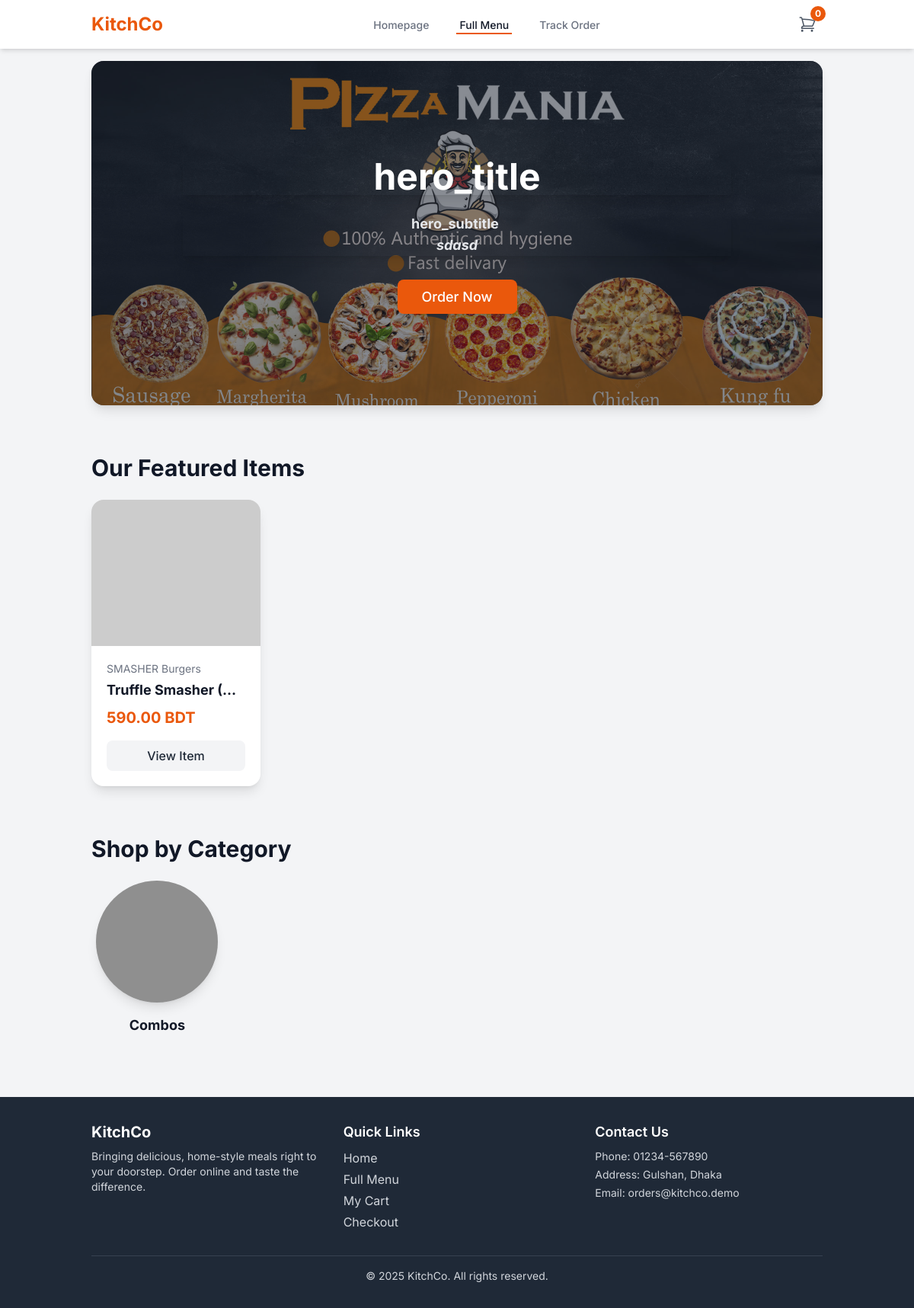
The page / on the database its author committed.
### tables this page shows
CREATE TABLE IF NOT EXISTS `menu_items` (
  `id` int NOT NULL AUTO_INCREMENT,
  `category_id` int NOT NULL,
  `name` varchar(150) NOT NULL,
  `description` text,
  `price` decimal(10,2) NOT NULL,
  `image` varchar(255) DEFAULT NULL,
  `is_available` tinyint(1) NOT NULL DEFAULT '1',
  `is_featured` tinyint(1) NOT NULL DEFAULT '0',
  PRIMARY KEY (`id`),
  KEY `category_id` (`category_id`)
);

CREATE TABLE IF NOT EXISTS `categories` (
  `id` int NOT NULL AUTO_INCREMENT,
  `name` varchar(100) NOT NULL,
  `description` text,
  `image` varchar(255) DEFAULT NULL,
  `is_visible` tinyint(1) NOT NULL DEFAULT '1',
  PRIMARY KEY (`id`)
);

### config.php (called while the page is built, shortened)
<?php
$db = new mysqli(DB_HOST, DB_USER, DB_PASS, DB_NAME);
$db->set_charset("utf8mb4");
$settings = [];
$settings_query = $db->query("SELECT setting_key, setting_value FROM site_settings");
if ($settings_query) {
    while ($row = $settings_query->fetch_assoc()) {
        $settings[$row['setting_key']] = $row['setting_value'];
    }
} else {
    die("Error: Could not load site settings from database.");
}
function e($data) {
    return htmlspecialchars($data, ENT_QUOTES, 'UTF-8');
}
?>

### index.php (the view, shortened to what this page needs)
<?php
require_once('includes/header.php');
$featured_items = [];
$sql_featured = "SELECT m.id, m.name, m.price, m.image, c.name as category_name
                 FROM menu_items m
                 JOIN categories c ON m.category_id = c.id
                 WHERE m.is_available = 1 AND m.is_featured = 1
                 ORDER BY m.name ASC
                 LIMIT 8";
$result_featured = $db->query($sql_featured);
if ($result_featured) {
    while ($row = $result_featured->fetch_assoc()) {
        $featured_items[] = $row;
    }
}
$homepage_categories = [];
$sql_categories = "SELECT c.id, c.name, c.image, c.description
                   FROM homepage_sections hs
                   JOIN categories c ON hs.category_id = c.id
                   WHERE hs.is_visible = 1 AND c.is_visible = 1
                   ORDER BY hs.display_order ASC";
$result_categories = $db->query($sql_categories);
if ($result_categories) {
    while ($row = $result_categories->fetch_assoc()) {
        $homepage_categories[] = $row;
    }
}
?>
<section class="relative bg-gray-900 rounded-2xl shadow-lg overflow-hidden -mt-4">
    <img src="<?php echo e(BASE_URL . ($settings['hero_image_url'] ?? 'https://placehold.co/1600x600/333333/aaaaaa?text=KitchCo+Banner')); ?>"
         alt="KitchCo food banner"
         class="absolute inset-0 w-full h-full object-cover opacity-50"
         onerror="this.src='https://placehold.co/1600x600/333333/aaaaaa?text=KitchCo+Banner'">
    <div class="relative max-w-3xl mx-auto text-center py-24 px-6 lg:py-32">
        <h1 class="text-4xl lg:text-5xl font-bold text-white shadow-lg">
            <?php echo e($settings['hero_title'] ?? 'Welcome to KitchCo'); ?>
        </h1>
        <div class="mt-6 text-lg text-gray-200 shadow-lg">
            <?php echo strip_tags(
                $settings['hero_subtitle'] ?? '<p>Delicious, fresh meals delivered to your door.</p>',
                '<p><b><i><u><strong><ul><ol><li>'
            ); ?>
        </div>
        <div class="mt-10">
            <a href="menu.php" class="px-8 py-3 bg-brand-orange text-white text-lg font-medium rounded-lg shadow-md hover:bg-orange-700 transition-colors">
                Order Now
            </a>
        </div>
    </div>
</section>
<?php if (!empty($featured_items)): ?>
<section class="mt-16">
    <h2 class="text-3xl font-bold text-gray-900 mb-6">Our Featured Items</h2>
    <div class="grid grid-cols-1 sm:grid-cols-2 lg:grid-cols-4 gap-6">
        <?php foreach ($featured_items as $item): ?>
            <div class="bg-white rounded-2xl shadow-lg overflow-hidden transition-all hover:shadow-xl">
                <a href="menu.php#item-<?php echo e($item['id']); ?>" class="block">
                    <img
                        src="<?php echo e(BASE_URL . ($item['image'] ?? 'https://placehold.co/400x300/EFEFEF/AAAAAA?text=No+Image')); ?>"
                        alt="<?php echo e($item['name']); ?>"
                        class="w-full h-48 object-cover"
                        onerror="this.src='https://placehold.co/400x300/EFEFEF/AAAAAA?text=No+Image'"
                    >
                </a>
                <div class="p-5">
                    <div class="text-sm text-gray-500 mb-1"><?php echo e($item['category_name']); ?></div>
                    <h3 class="text-lg font-bold text-gray-900 truncate"><?php echo e($item['name']); ?></h3>
                    <p class="text-xl font-bold text-brand-orange mt-2"><?php echo e(number_format($item['price'], 2)); ?> BDT</p>
                    <a href="menu.php#item-<?php echo e($item['id']); ?>" class="mt-4 block w-full text-center px-4 py-2 bg-gray-100 text-gray-800 font-medium rounded-lg hover:bg-gray-200">
                        View Item
                    </a>
                </div>
            </div>
        <?php endforeach; ?>
    </div>
</section>
<?php endif; ?>
<?php if (!empty($homepage_categories)): ?>
<section class="mt-16">
    <h2 class="text-3xl font-bold text-gray-900 mb-6">Shop by Category</h2>
    <div class="grid grid-cols-2 sm:grid-cols-3 lg:grid-cols-5 gap-6">
        <?php foreach ($homepage_categories as $category): ?>
            <a href="menu.php?category=<?php echo e($category['id']); ?>" class="block group text-center">
                <div class="relative w-32 h-32 lg:w-40 lg:h-40 mx-auto rounded-full shadow-lg overflow-hidden transform transition-transform group-hover:scale-105">
                    <img
                        src="<?php echo e(BASE_URL . ($category['image'] ?? 'https://placehold.co/200x200/EFEFEF/AAAAAA?text=No+Image')); ?>"
                        alt="<?php echo e($category['name']); ?>"
                        class="w-full h-full object-cover"
                        onerror="this.src='https://placehold.co/200x200/EFEFEF/AAAAAA?text=No+Image'"
                    >
                    <div class="absolute inset-0 bg-black bg-opacity-30 group-hover:bg-opacity-10 transition-all"></div>
                </div>
                <h3 class="mt-4 text-lg font-bold text-gray-900 group-hover:text-brand-orange">
                    <?php echo e($category['name']); ?>
                </h3>
            </a>
        <?php endforeach; ?>
    </div>
</section>
<?php endif; ?>
<?php
require_once('includes/footer.php');
?>

### rows shown on the page
menu_items: category.name "SMASHER Burgers", name "Truffle Smasher (…", price "590.00"
categories: name "Combos"

### other values the page prints
$cart_count "0"
$settings['hero_title'] "hero_title"
